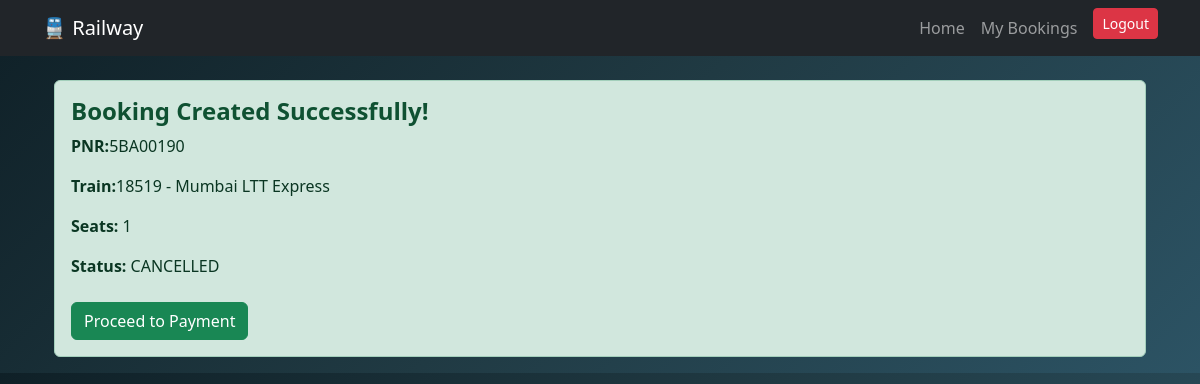
Screenshot of /train/booking/39/confirmation/ (signed in) with the database file from the repository.
### train/models.py (models this page shows, shortened)
class Booking(models.Model):
    STATUS_CHOICES=[
        ('Pending', 'Pending'),
        ('CONFIRMED','Confirmed'),
        ('CANCELLED','Cancelled'),
    ]
    user=models.ForeignKey(User,on_delete=models.CASCADE)
    Train=models.ForeignKey(Train,on_delete=models.CASCADE)
    Journey_Date=models.DateField()
    Number_of_seats=models.IntegerField()
    Seat_number=models.CharField(max_length=20)
    Booking_status=models.CharField(
        max_length=20,
        choices=STATUS_CHOICES,
        default='Pending'
    )
    Booking_date=models.DateTimeField(auto_now_add=True)
    pnr=models.CharField(max_length=20,unique=True)

class Train(models.Model):
    Train_number=models.IntegerField(unique=True)
    Train_name=models.CharField(max_length=50)
    Source=models.CharField(max_length=50)
    Destination=models.CharField(max_length=50)
    Departure_Time=models.DateTimeField()
    Arrival_Time=models.DateTimeField()
    Total_seats=models.IntegerField()
    Available_seats=models.IntegerField()
    def __str__(self):
        return f"{self.Train_number} - {self.Train_name}"

### train/views.py (the view)
# urls.py: path('booking/<int:booking_id>/confirmation/',views.booking_confirmation,name='booking_confirmation'),
@login_required
def booking_confirmation(request,booking_id):#booking confirmation
    booking = get_object_or_404(Booking, id=booking_id, user=request.user)
    return render(request, 'train/booking_confirmation.html', {'booking': booking})

### train/templates/train/booking_confirmation.html (shortened to what this page needs)
<!DOCTYPE html>
<html lang="en">
<head>
</head>
<body>
    {% extends 'train/base.html' %}
    {% block content %}
    <div class="container mt-4">
        <div class="alert alert-success">
            <h4 class="success-title">Booking Created Successfully!</h4>
            <p><strong>PNR:</strong><span class="shake-text">{{ booking.pnr }}</span></p>
            <p><strong>Train:</strong><span class="shake-text">{{ booking.Train }}</span></p>
            <p><strong>Seats:</strong> {{ booking.Number_of_seats }}</p>
            <p><strong>Status:</strong> {{ booking.Booking_status }}</p>
            <a href="{% url 'train:payment_page' booking.id %}" class="btn btn-success mt-2">
            Proceed to Payment</a>
    </div>
</div>
{% endblock %}

### train/templates/train/booking_confirmation.html (style rules this page uses)
body { background: linear-gradient(135deg, #0f2027, #203a43, #2c5364); }
.success-title { font-weight: bold; color: #0f5132; animation: glow 2s infinite; }

### rows the page displays
Booking: pnr "5BA00190", Train "18519 - Mumbai LTT Express", Number_of_seats "1", Booking_status "CANCELLED"
